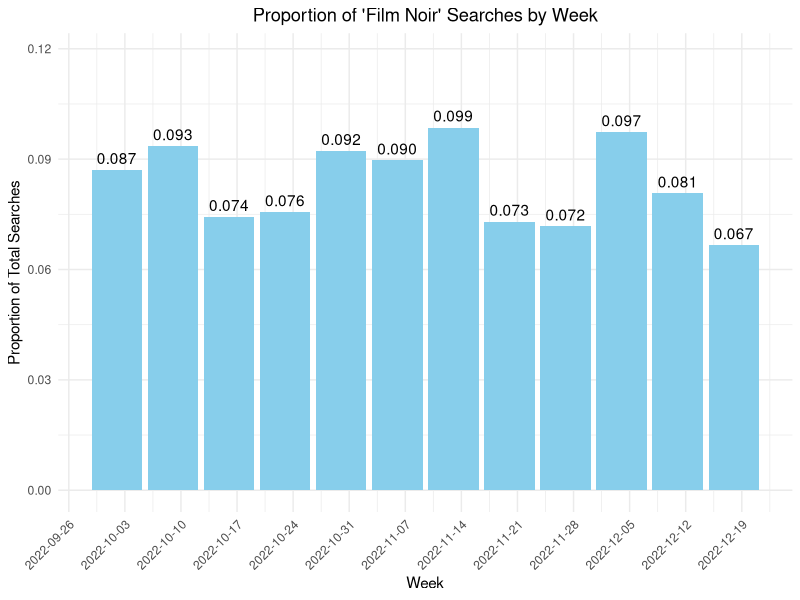

The R script that drew this image:
## ---- chunk 1
film_noir_data <- data.frame(
  Week = as.Date(c("2022-10-02", "2022-10-09", "2022-10-16", "2022-10-23", 
                   "2022-10-30", "2022-11-06", "2022-11-13", "2022-11-20",
                   "2022-11-27", "2022-12-04", "2022-12-11", "2022-12-18")),
  Searches = c(68, 73, 58, 59, 72, 70, 77, 57, 56, 76, 63, 52)
)
## ---- chunk 2
#Now I will be calculating the 
#proportions with formatted strings
total_searches <- sum(film_noir_data$Searches)
film_noir_data$Proportion <- sprintf("%d/%d = %.4f", 
                                   film_noir_data$Searches, 
                                   total_searches,
                                   film_noir_data$Searches/total_searches)

film_noir_data
## ---- chunk 3
#Importing the necessary library
library(ggplot2)

# Creating the plot using the existing data frame
ggplot(film_noir_data, aes(x = Week, y = Searches/total_searches)) +
  geom_bar(stat = "identity", fill = "skyblue") +
  geom_text(aes(label = sprintf("%.3f", Searches/total_searches)), 
            vjust = -0.5) +
  labs(title = "Proportion of 'Film Noir' Searches by Week",
       y = "Proportion of Total Searches",
       x = "Week") +
  theme_minimal() +
  theme(
    axis.text.x = element_text(angle = 45, hjust = 1),
    plot.title = element_text(hjust = 0.5)
  ) +
  scale_x_date(date_labels = "%Y-%m-%d", date_breaks = "1 week") +
  ylim(0, max(film_noir_data$Searches/total_searches) * 1.2)

## ---- chunk 4
# Observed frequencies 
O_i <- c(68, 73, 58, 59, 72, 70, 77, 57, 56, 76, 63, 52) 
# Expected frequency 
E_i <- rep(781 / 12, 12) 
# Calculate Chi-Square statistic 
chi_squared <- sum((O_i - E_i)^2 / E_i) 
chi_squared
## ---- chunk 5
# Calculate G-Squared statistic 
G_squared <- 2 * sum(O_i * log(O_i / E_i)) 
G_squared
